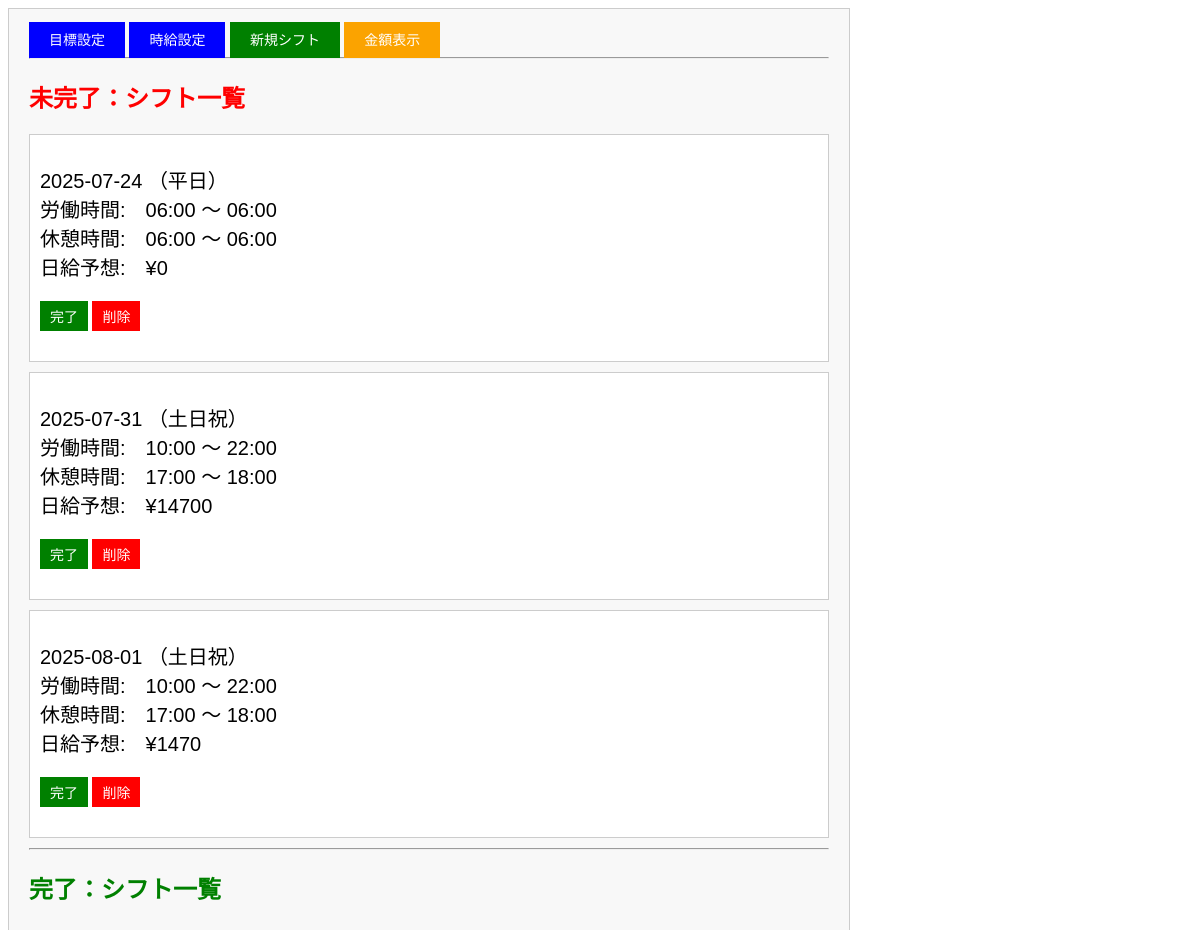
The app's page /, older data.
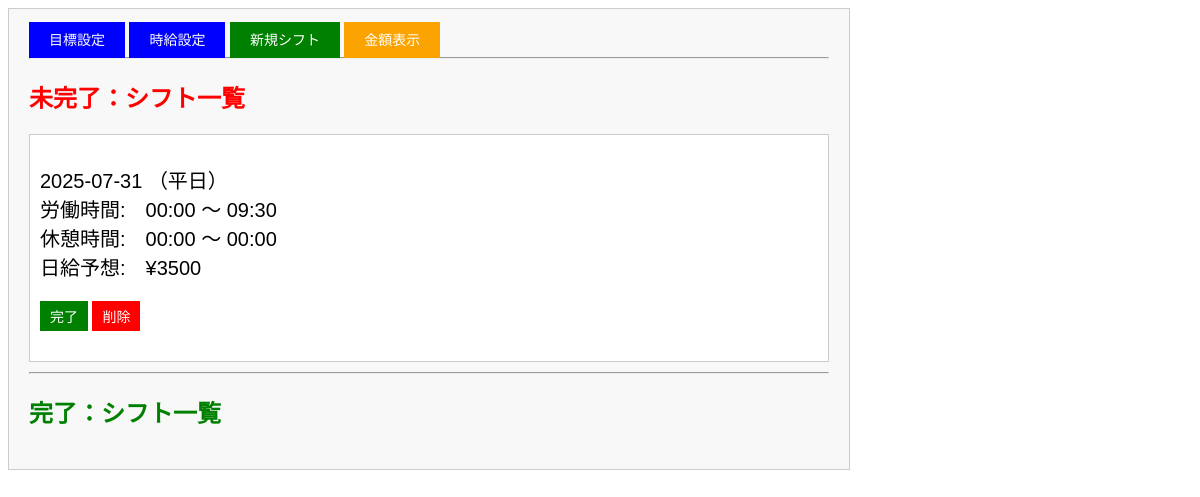
The same page, newer data.
### app.py (models this page shows, shortened)
class Shift(db.Model):
 __tablename__ = 'shift'
 ShiftID = db.Column(db.Integer, primary_key=True, autoincrement=True)
 ShiftDay = db.Column(db.Date, nullable=False)
 StartTime = db.Column(db.Float, nullable=False)
 EndTime = db.Column(db.Float, nullable=False)
 BreakStartTime = db.Column(db.Float, nullable=False)
 BreakEndTime = db.Column(db.Float, nullable=False)
 DayType = db.Column(db.Integer, nullable=False)
 DailyWage = db.Column(db.Integer,nullable=False)
 Complete = db.Column(db.Boolean, default=False, nullable=False)

### app.py (the view)
@app.route('/')
def home():
   uncompleted_shifts = Shift.query.filter_by(Complete=False).order_by(Shift.ShiftDay.asc()).all()
   completed_shifts = Shift.query.filter_by(Complete=True).order_by(Shift.ShiftDay.asc()).all()
   setting_exists = Setting.query.first() is not None
   wage_setting_exists = HourlyWage.query.first() is not None
   setting_complete = setting_exists and wage_setting_exists
   return render_template(
       'home.html',
       uncompleted_shifts=uncompleted_shifts,
       completed_shifts=completed_shifts,
       no_setting=not setting_exists,
       wage_setting=not wage_setting_exists,
       setting_complete=setting_complete
   )

### app.py (called while the page is built)
def float_to_time_str(f):
  hour = int(f)
  minute = int((f - hour) * 60)
  return f"{hour:02d}:{minute:02d}"

### templates/home.html (shortened to what this page needs)
<!DOCTYPE html>
<html>
<head>
  <link rel="stylesheet" type="text/css" href="{{ url_for('static', filename='style.css') }}">
</head>
<body>
  <div class="container">
      <a href="{{ url_for('setting') }}" class="button" style="display:inline;">目標設定</a>
      <a href="{{ url_for('wage_setting') }}" class="button" style="display:inline;">時給設定</a>
       {% if setting_complete %}
       <a href="{{ url_for('new_shift') }}" class="shift-button" style="display:inline;">新規シフト</a>
       {% else %}
       <button class="shift-button" style="display:inline;" disabled>新規シフト（設定未完了）</button>
       {% endif %}
      <a href="{{ url_for('display') }}" class="amount-button" style="display:inline;">金額表示</a>
      <hr>
      <h2 class="no-complete">未完了：シフト一覧</h2>
      <ul>
          {% for shift in uncompleted_shifts %}
          <div>
              <p>{{ shift.ShiftDay }}  {% if shift.DayType == 0 %}（平日）{% else %}（土日祝）{% endif %}  <br>
                  労働時間:{{ shift.StartTime|time_str }} 〜 {{ shift.EndTime|time_str }} <br>
                  休憩時間:{{ shift.BreakStartTime|time_str }} 〜 {{ shift.BreakEndTime|time_str }} <br>
                  日給予想:¥{{ shift.DailyWage }} <br>
                  <form method="post" action="{{ url_for('complete_shift', shift_id=shift.ShiftID) }}" style="display:inline;"><button type="submit" class="complete-button">完了</button></form>
                  <form method="post" action="{{ url_for('delete_shift', shift_id=shift.ShiftID) }}" style="display:inline;"><button type="submit" class="delete-button">削除</button></form><br>
              </p>
          </div>
          {% endfor %}
      </ul>
      <hr>
      <h2 class="complete">完了：シフト一覧</h2>
  </div>
</body>
</html>

### static/style.css (style rules this page uses)
.container { background-color: #f8f8f8; max-width: 800px; padding: 20px; font-family: Arial, sans-serif; }
.no-complete { color: red; }
.complete { color:green; }
.button, .shift-button, .amount-button { background-color: blue; border: none; color: white; padding: 10px 20px; text-align: center; text-decoration: none; display: inline-block; font-size: 14px; margin-bottom: 20px; }
.shift-button { background-color: green; }
.amount-button { background-color: rgb(251, 163, 0); }
a.button { display: block; width: 200px; }
.complete-button, .uncomplete-button,.delete-button { background-color: green; border: none; color: white; padding: 5px 10px; text-align: center; text-decoration: none; display: inline-block; font-size: 14px; }
.delete-button { background-color: red; }
ul { list-style-type: none; margin: 0; padding: 0; }
div { background-color: white; border: 1px solid #ccc; margin-bottom: 10px; padding: 10px; }
p { font-size: 20px; }

Row changes from the older to the newer data that the page shows:
removed Shift: ShiftDay "2025-07-24", shows "（平日）", StartTime "06:00", EndTime "06:00", BreakStartTime "06:00", BreakEndTime "06:00", DailyWage "0"
removed Shift: ShiftDay "2025-08-01", shows "（土日祝）", StartTime "10:00", EndTime "22:00", BreakStartTime "17:00", BreakEndTime "18:00", DailyWage "1470"
changed Shift: StartTime "10:00" → "00:00"; EndTime "22:00" → "09:30"; BreakStartTime "17:00" → "00:00"; BreakEndTime "18:00" → "00:00"; DailyWage "14700" → "3500"; DayType "（土日祝）" → "（平日）"
